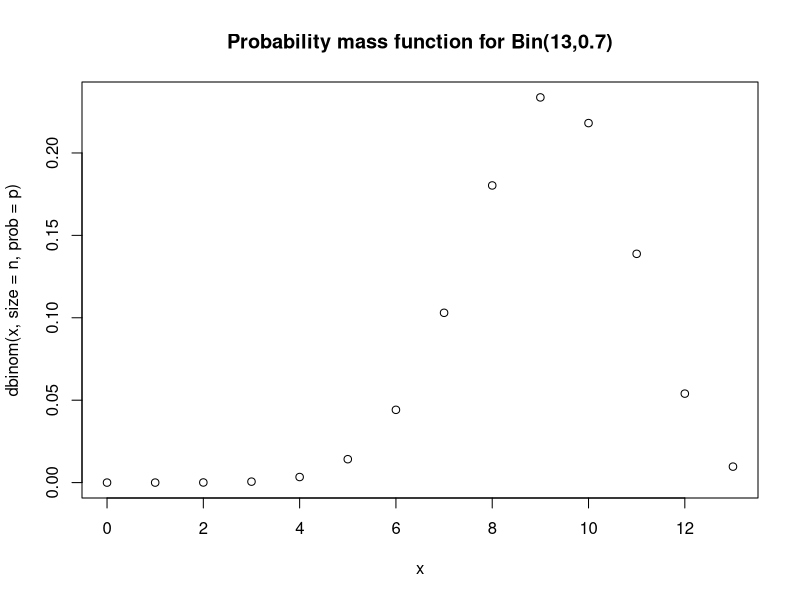
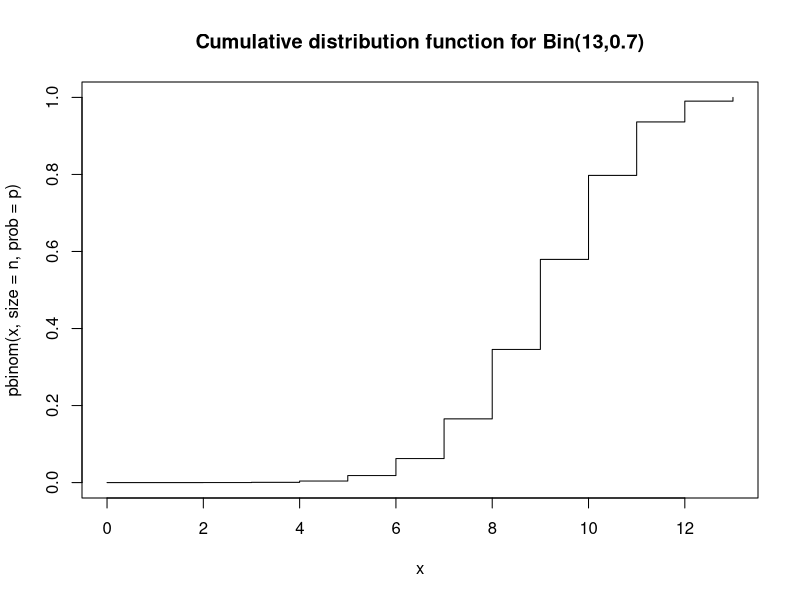
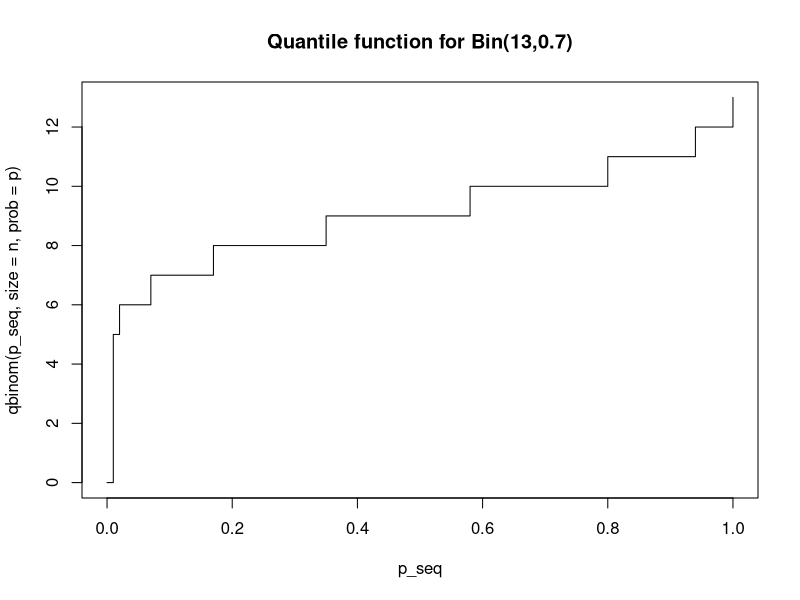
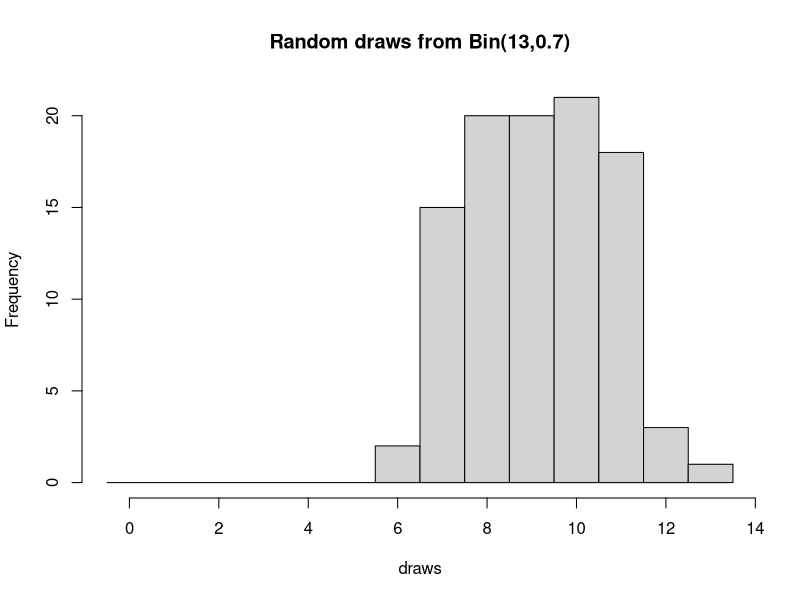
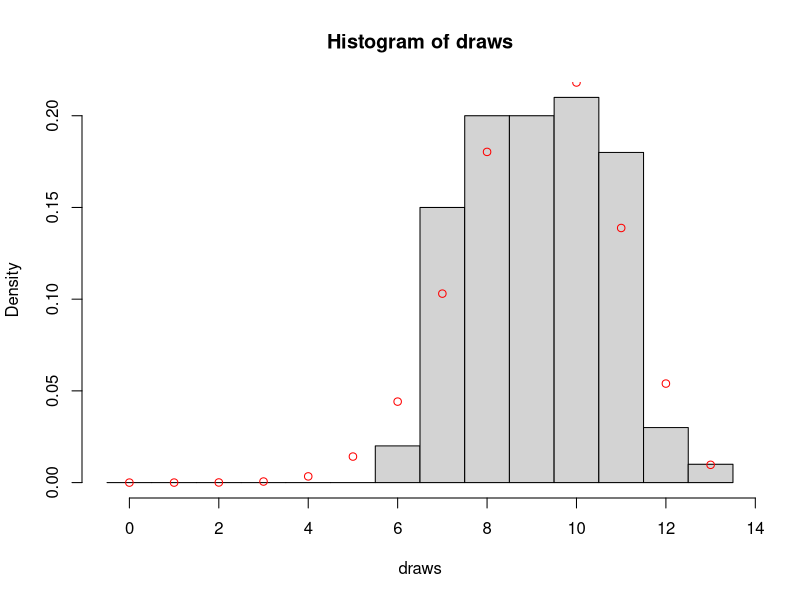
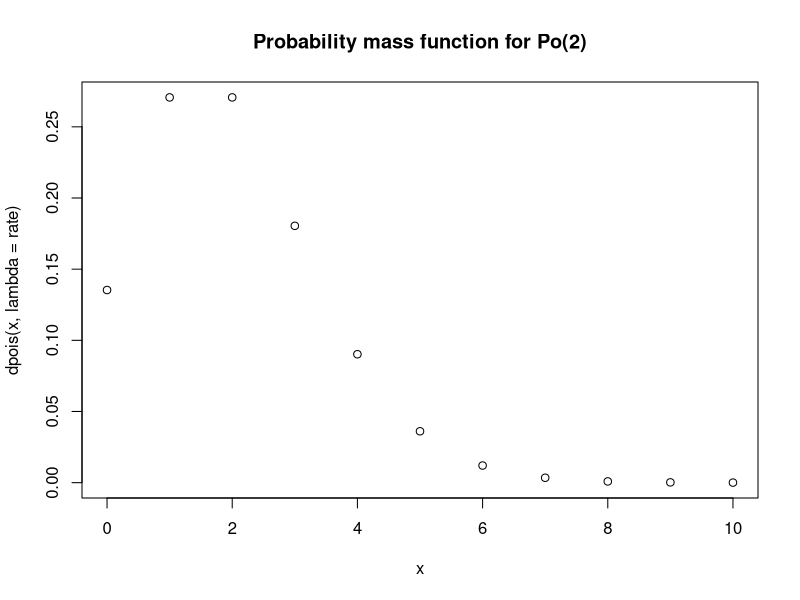
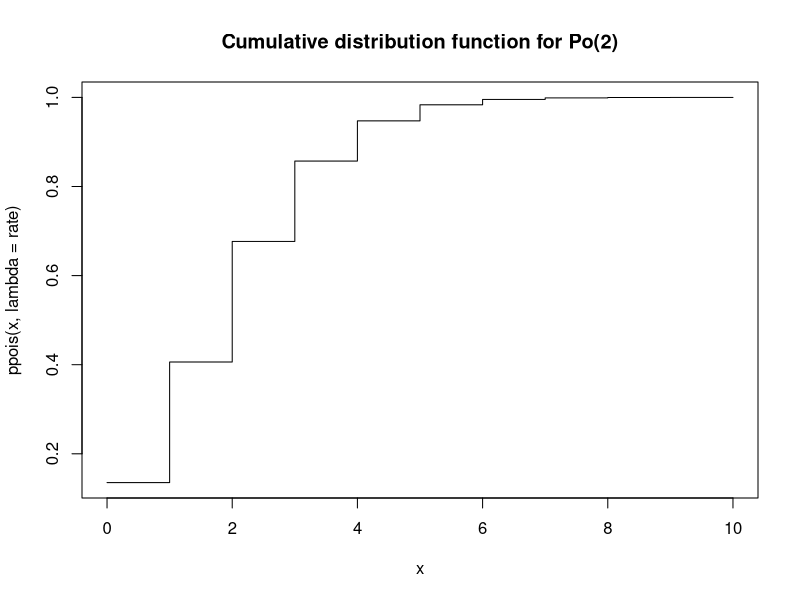
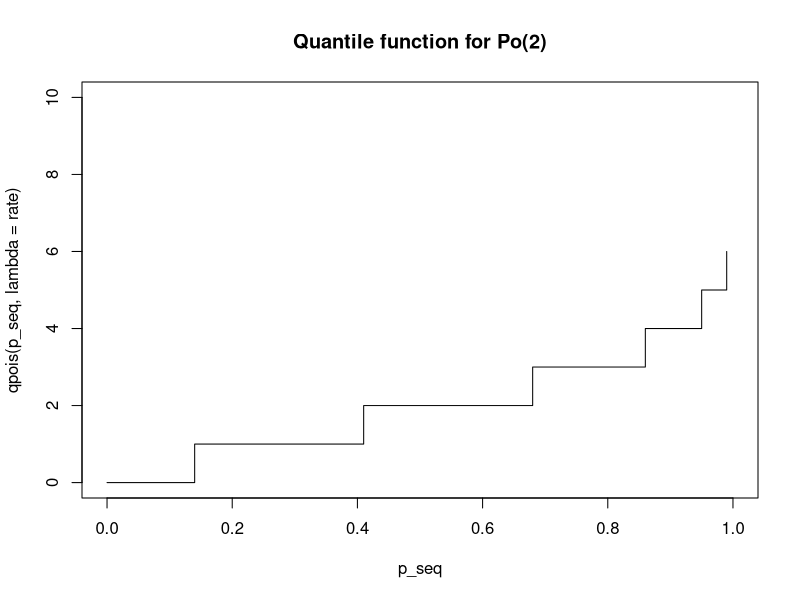

Source code (R) for these figures, in order:
## ------------------------------------------------------------------------
n <- 13
p <- 0.7
dbinom(6, size = n, prob = p)

## ------------------------------------------------------------------------
x <- 0:n
plot(x, dbinom(x, size = n, prob = p), main = "Probability mass function for Bin(13,0.7)")

## ------------------------------------------------------------------------
pbinom(9, size = n, prob = p)

## ------------------------------------------------------------------------
plot(x, pbinom(x, size = n, prob = p), type="s", main = "Cumulative distribution function for Bin(13,0.7)")

## ------------------------------------------------------------------------
p_seq <- seq(from = 0, to = 1, length = 101)
plot(p_seq, qbinom(p_seq, size = n, prob = p), type="s", main = "Quantile function for Bin(13,0.7)")

## ------------------------------------------------------------------------
draws <- rbinom(100, size = n, prob = p) # draw 100
brks  <- (0:(n+1)) - 0.5
hist(draws, breaks = brks, main = "Random draws from Bin(13,0.7)") 

## ------------------------------------------------------------------------
hist(draws, breaks = brks, probability = TRUE)
points(x, dbinom(x, size = n, prob = p), col="red")

## ------------------------------------------------------------------------
rate <- 2
x <- 0:10 # with no upper limit we need to decide on an upper limit

plot(x, dpois(x, lambda = rate), main = "Probability mass function for Po(2)") 

## ------------------------------------------------------------------------
plot(x, ppois(x, lambda = rate), type="s", main = "Cumulative distribution function for Po(2)")

## ------------------------------------------------------------------------
plot(p_seq, qpois(p_seq, lambda = rate), type="s", ylim=c(0,10), main = "Quantile function for Po(2)") # Change the y limits for comparison purposes

## ------------------------------------------------------------------------
draws <- rpois(100, lambda = rate)

hist(draws, breaks = (0:(max(draws)+1)) - 0.5, probability = TRUE, main = "Random draws from Po(2)")
points(x, dpois(x, lambda = rate), col="red")

## ------------------------------------------------------------------------
a <- 0
b <- 1

# The curve function expects you to give a function of `x` and then it 
# (internally) creates a sequence of values from `from` and to `to` and creates
# plots similar to what we had before, but using a line rather than points.
curve(dunif(x, min = a, max = b), from = -1, to = 2,
      xlab='y', ylab='f(y)', main='Probability density function for Unif(0,1)')

## ------------------------------------------------------------------------
curve(punif(x, min = a, max = b), from = -1, to = 2,
      xlab='y', ylab='F(y)', main='Cumulative distribution function for Unif(0,1)')

## ------------------------------------------------------------------------
curve(qunif(x, min = a, max = b), from = 0, to = 1,
      xlab='p', ylab='F^{-1}(p)', main='Quantile function for Unif(0,1)')

## ------------------------------------------------------------------------
random_uniforms <- runif(100, min = a, max = b)
hist(random_uniforms, probability = TRUE, main = "Random draws from Unif(0,1)")
curve(dunif(x, min = a, max = b), add = TRUE, col="red")

## ------------------------------------------------------------------------
mu    <- 0
sigma <- 1 # standard deviation

curve(dnorm(x, mean = mu, sd = sigma), # notice the 3rd argument is the sd
      from = -4, to = 4,
      main = "PDF for a standard normal")

## ------------------------------------------------------------------------
curve(pnorm(x, mean = mu, sd = sigma), 
      from = -4, to = 4,
      main = "CDF for a standard normal",
      ylab = "F(x)")

## ------------------------------------------------------------------------
curve(qnorm(x, mean = mu, sd = sigma),
      from = 0, to = 1, 
      main = "Quantile function for a standard normal")

## ------------------------------------------------------------------------
draws <- rnorm(100, mean = mu, sd = sigma)
hist(draws, probability = TRUE)
curve(dnorm(x, mean = mu, sd = sigma), add = TRUE, col = "red")
